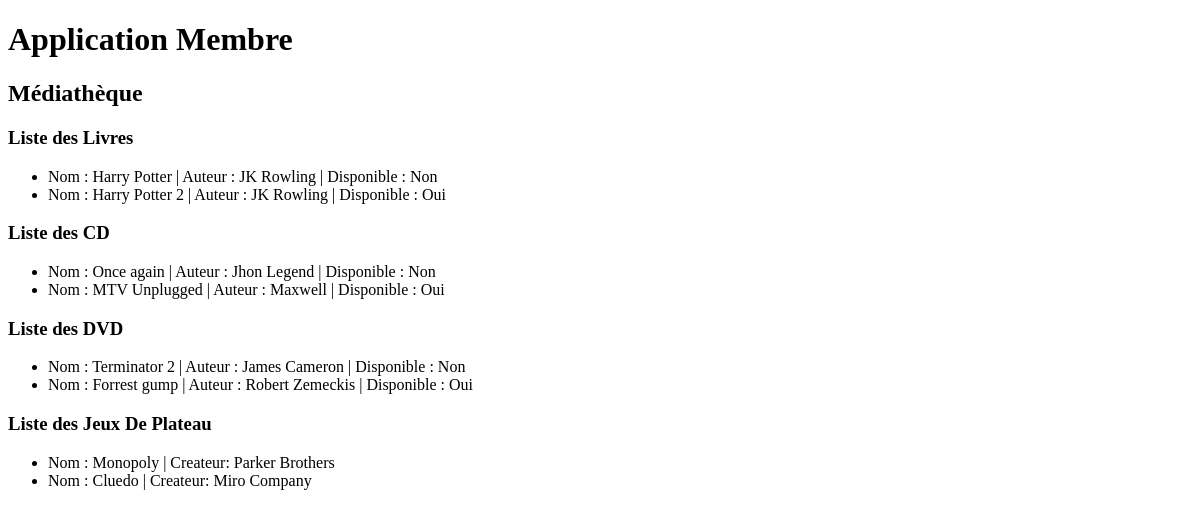
The app's page /AppMembre/, older data.
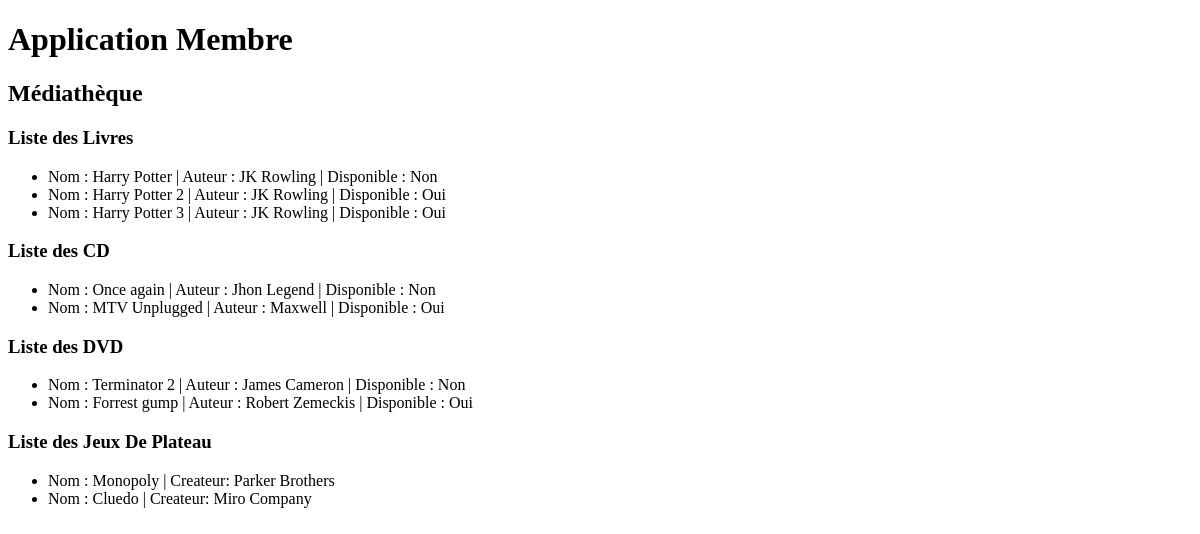
The same page, newer data.
### application_bibliothecaire/models.py (models this page shows)
class Media(models.Model):
    class Meta:
        abstract = True

class Livre(Media):
    name = models.fields.CharField(max_length=150)
    auteur = models.fields.CharField(max_length=150)
    dateEmprunt = models.fields.CharField(max_length=150)
    disponible = models.fields.CharField(max_length=150)
    emprunteur = models.fields.CharField(max_length=150)

class Cd(Media):
    name = models.fields.CharField(max_length=150)
    auteur = models.fields.CharField(max_length=150)
    dateEmprunt = models.fields.CharField(max_length=150)
    disponible = models.fields.CharField(max_length=150)
    emprunteur = models.fields.CharField(max_length=150)

class Dvd(Media):
    name = models.fields.CharField(max_length=150)
    auteur = models.fields.CharField(max_length=150)
    dateEmprunt = models.fields.CharField(max_length=150)
    disponible = models.fields.CharField(max_length=150)
    emprunteur = models.fields.CharField(max_length=150)

class JeuxDePlateau(models.Model):
    name = models.fields.CharField(max_length=150)
    createur = models.fields.CharField(max_length=150)

### application_membre/views.py (the view)
# urls.py: path('', views.listeMembreApp),
def listeMembreApp(request):
    livres = Livre.objects.all()
    cds = Cd.objects.all()
    dvds = Dvd.objects.all()
    jdps = JeuxDePlateau.objects.all()
    return render(request, 'application/application_membre.html',
                  { 'livres': livres,  'cds': cds , 'dvds': dvds , 'jdps': jdps ,  } )

### application_membre/templates/application/application_membre.html (shortened to what this page needs)
<!DOCTYPE html>
<html lang="en">
<head>
</head>
<body>
  <div>
    <h1>Application Membre</h1>
  </div>
  <div>
    <div>
      <h2>Médiathèque</h2>
    </div>
    <div>
      <h3>Liste des Livres</h3>
      <ul>
        {% for livre in livres %}
        <li> Nom : {{ livre.name }} | Auteur : {{ livre.auteur}} | Disponible : {{livre.disponible}}  </li>
        {% endfor %}
      </ul>
    </div>
    <div>
      <h3>Liste des CD</h3>
      <ul>
        {% for cd in cds %}
        <li> Nom : {{ cd.name }} | Auteur : {{ cd.auteur}} | Disponible : {{cd.disponible}}  </li>
        {% endfor %}
      </ul>
    </div>
    <div>
      <h3>Liste des DVD</h3>
      <ul>
        {% for dvd in dvds %}
        <li> Nom : {{ dvd.name }} | Auteur : {{ dvd.auteur}} | Disponible : {{dvd.disponible}}   </li>
        {% endfor %}
      </ul>
    </div>
    <div>
      <h3>Liste des Jeux De Plateau</h3>
      <ul>
        {% for jdp in jdps %}
        <li> Nom : {{ jdp.name }} | Createur: {{ jdp.createur }}   </li>
        {% endfor %}
      </ul>
    </div>
  </div>
</body>
</html>

Row changes from the older to the newer data that the page shows:
added Livre: name "Harry Potter 3", auteur "JK Rowling", disponible "Oui"
